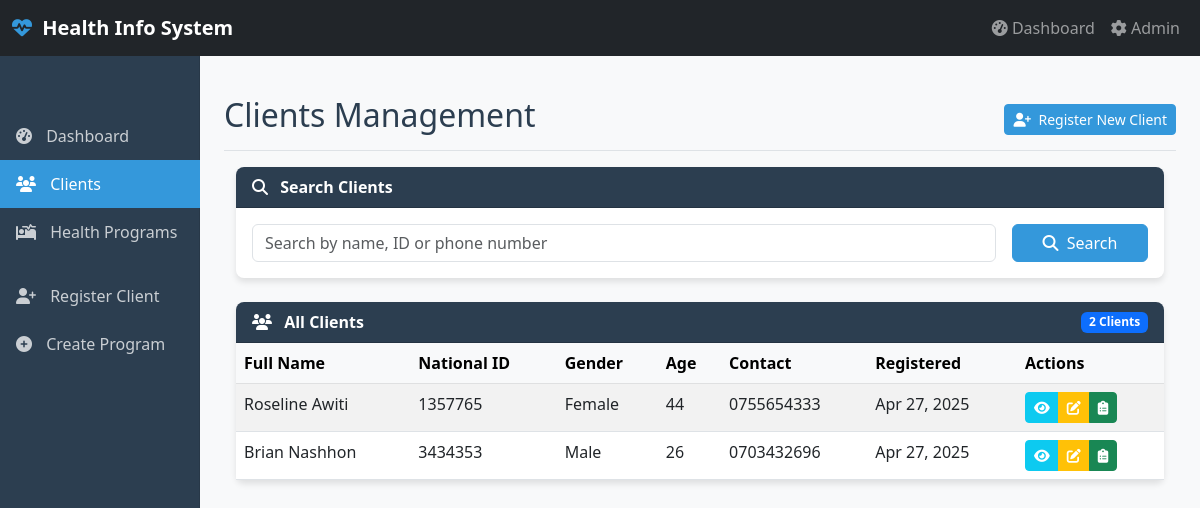
Before: /clients/ with the older database file.
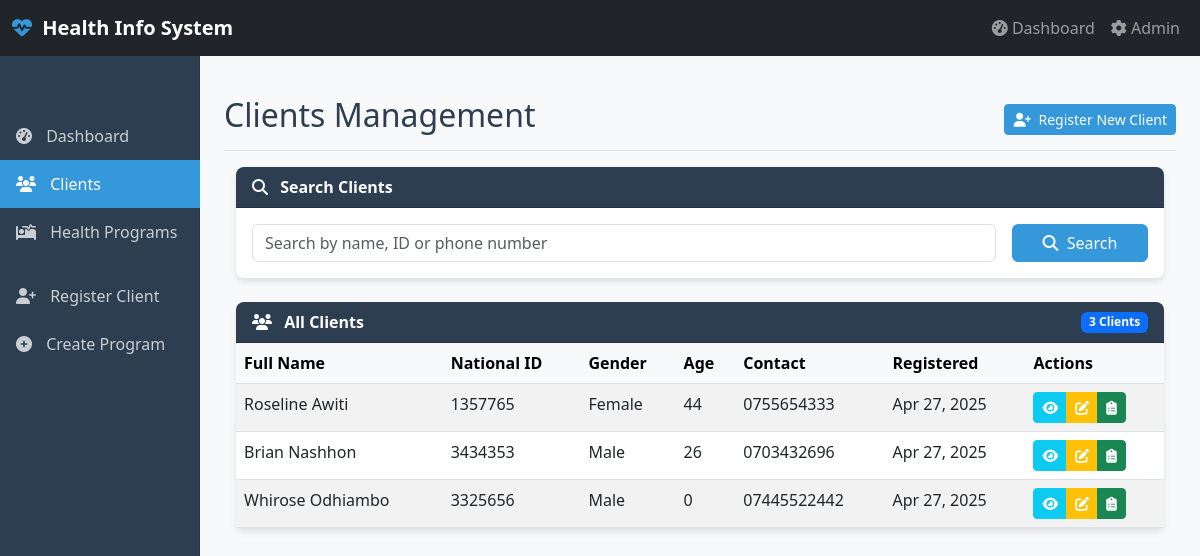
After: the same page with the newer database file.
### core/models.py (models this page shows, shortened)
class Client(models.Model):
    GENDER_CHOICES = [
        ('M', 'Male'),
        ('F', 'Female'),
        ('O', 'Other'),
    ]
    id = models.UUIDField(primary_key=True, default=uuid.uuid4, editable=False)
    first_name = models.CharField(max_length=100)
    last_name = models.CharField(max_length=100)
    date_of_birth = models.DateField()
    gender = models.CharField(max_length=1, choices=GENDER_CHOICES)
    phone_number = models.CharField(max_length=20, blank=True)
    email = models.EmailField(blank=True)
    address = models.TextField(blank=True)
    national_id = models.CharField(max_length=50, blank=True, unique=True)
    programs = models.ManyToManyField(HealthProgram, through='Enrollment')
    created_at = models.DateTimeField(auto_now_add=True)
    updated_at = models.DateTimeField(auto_now=True)
    class Meta:
        ordering = ['last_name', 'first_name']
    @property
    def full_name(self):
        return f"{self.first_name} {self.last_name}"
    @property
    def age(self):
        today = timezone.now().date()
        return today.year - self.date_of_birth.year - (
            (today.month, today.day) < (self.date_of_birth.month, self.date_of_birth.day)
        )

### core/views.py (the view, shortened to what this page needs)
# urls.py: path('clients/', views.client_list, name='client_list'),
def client_list(request):
    form = ClientSearchForm(request.GET)
    clients = Client.objects.all()
    context = {'clients': clients, 'form': form}
    return render(request, 'client/list.html', context)

### core/forms.py
class ClientSearchForm(forms.Form):
    search = forms.CharField(
        max_length=100,
        required=False,
        widget=forms.TextInput(attrs={
            'class': 'form-control search-input',
            'placeholder': 'Search by name, ID or phone number',
            'aria-label': 'Search'
        })
    )

### core/templates/client/list.html (shortened to what this page needs)
{% extends 'base.html' %}
{% block page_header %}Clients Management{% endblock %}
{% block page_actions %}
<div class="btn-group">
    <a href="{% url 'client_create' %}" class="btn btn-sm btn-primary">
        <i class="fas fa-user-plus me-1"></i> Register New Client
    </a>
</div>
{% endblock %}
{% block content %}
<div class="card mb-4" data-aos="fade-up">
    <div class="card-header">
        <i class="fas fa-search me-2"></i> Search Clients
    </div>
    <div class="card-body">
        <form method="get" action="{% url 'client_list' %}" class="row g-3">
            <div class="col-md-10">
                {{ form.search }}
            </div>
            <div class="col-md-2">
                <button type="submit" class="btn btn-primary w-100">
                    <i class="fas fa-search me-1"></i> Search
                </button>
            </div>
        </form>
    </div>
</div>
<div class="card" data-aos="fade-up" data-aos-delay="100">
    <div class="card-header">
        <div class="d-flex justify-content-between align-items-center">
            <span><i class="fas fa-users me-2"></i> All Clients</span>
            <span class="badge bg-primary">{{ clients.count }} Clients</span>
        </div>
    </div>
    <div class="card-body p-0">
        <div class="table-responsive">
            <table class="table table-hover table-striped mb-0">
                <thead class="table-light">
                    <tr>
                        <th>Full Name</th>
                        <th>National ID</th>
                        <th>Gender</th>
                        <th>Age</th>
                        <th>Contact</th>
                        <th>Registered</th>
                        <th>Actions</th>
                    </tr>
                </thead>
                <tbody>
                    {% for client in clients %}
                    <tr class="client-row" data-aos="fade-right" data-aos-delay="{{ forloop.counter|add:100 }}">
                        <td>{{ client.full_name }}</td>
                        <td>{{ client.national_id }}</td>
                        <td>{{ client.get_gender_display }}</td>
                        <td>{{ client.age }}</td>
                        <td>{{ client.phone_number }}</td>
                        <td>{{ client.created_at|date:"M d, Y" }}</td>
                        <td>
                            <div class="btn-group">
                                <a href="{% url 'client_detail' pk=client.id %}" class="btn btn-sm btn-info text-white" title="View Details">
                                    <i class="fas fa-eye"></i>
                                </a>
                                <a href="{% url 'client_update' pk=client.id %}" class="btn btn-sm btn-warning text-white" title="Edit Client">
                                    <i class="fas fa-edit"></i>
                                </a>
                                <a href="{% url 'enroll_client' client_id=client.id %}" class="btn btn-sm btn-success" title="Enroll in Program">
                                    <i class="fas fa-clipboard-list"></i>
                                </a>
                            </div>
                        </td>
                    </tr>
                    {% endfor %}
                </tbody>
            </table>
        </div>
    </div>
</div>
{% endblock %}

### core/templates/base.html (shortened to what this page needs)
<!DOCTYPE html>
<html lang="en">
<head>
    <link href="https://cdn.jsdelivr.net/npm/bootstrap@5.3.0-alpha1/dist/css/bootstrap.min.css" rel="stylesheet">
    <link rel="stylesheet" href="https://cdnjs.cloudflare.com/ajax/libs/font-awesome/6.1.1/css/all.min.css">
    <link href="https://unpkg.com/aos@2.3.1/dist/aos.css" rel="stylesheet">
</head>
<body>
    <nav class="navbar navbar-expand-md navbar-dark bg-dark fixed-top">
        <div class="container-fluid">
            <a class="navbar-brand" href="{% url 'dashboard' %}">
                <i class="fas fa-heartbeat"></i> Health Info System
            </a>
            <div class="collapse navbar-collapse" id="navbarCollapse">
                <ul class="navbar-nav ms-auto mb-2 mb-md-0">
                    <li class="nav-item">
                        <a class="nav-link {% if request.path == '/' %}active{% endif %}" href="{% url 'dashboard' %}">
                            <i class="fas fa-tachometer-alt"></i> Dashboard
                        </a>
                    </li>
                    <li class="nav-item">
                        <a class="nav-link" href="/admin/" target="_blank">
                            <i class="fas fa-cog"></i> Admin
                        </a>
                    </li>
                </ul>
            </div>
        </div>
    </nav>
    <div class="container-fluid">
        <div class="row">
            <nav id="sidebar" class="col-md-3 col-lg-2 d-md-block sidebar collapse">
                <div class="sidebar-sticky">
                    <ul class="nav flex-column">
                        <li class="nav-item">
                            <a class="nav-link {% if request.path == '/' %}active{% endif %}" href="{% url 'dashboard' %}">
                                <i class="fas fa-tachometer-alt"></i> Dashboard
                            </a>
                        </li>
                        <li class="nav-item">
                            <a class="nav-link {% if '/clients/' in request.path %}active{% endif %}" href="{% url 'client_list' %}">
                                <i class="fas fa-users"></i> Clients
                            </a>
                        </li>
                        <li class="nav-item">
                            <a class="nav-link {% if '/programs/' in request.path %}active{% endif %}" href="{% url 'program_list' %}">
                                <i class="fas fa-procedures"></i> Health Programs
                            </a>
                        </li>
                        <li class="nav-item">
                            <a class="nav-link" href="{% url 'client_create' %}">
                                <i class="fas fa-user-plus"></i> Register Client
                            </a>
                        </li>
                        <li class="nav-item">
                            <a class="nav-link" href="{% url 'program_create' %}">
                                <i class="fas fa-plus-circle"></i> Create Program
                            </a>
                        </li>
                    </ul>
                </div>
            </nav>
            <main class="col-md-9 ms-sm-auto col-lg-10 px-md-4 content">
                <div class="d-flex justify-content-between flex-wrap flex-md-nowrap align-items-center pt-3 pb-2 mb-3 border-bottom" data-aos="fade-right">
                    <h1 class="h2">{% block page_header %}Dashboard{% endblock %}</h1>
                    <div class="btn-toolbar mb-2 mb-md-0">
                        {% block page_actions %}{% endblock %}
                    </div>
                </div>
                <div class="container-fluid" data-aos="fade-up">
                    {% block content %}{% endblock %}
                </div>
            </main>
        </div>
    </div>
</body>
</html>

### core/templates/base.html (style rules this page uses)
:root { --primary: #2c3e50; --secondary: #3498db; --accent: #e74c3c; --light: #ecf0f1; --dark: #2c3e50; }
body { font-family: 'Segoe UI', Tahoma, Geneva, Verdana, sans-serif; background-color: #f8f9fa; color: var(--dark); padding-top: 60px; }
.sidebar { position: fixed; top: 56px; bottom: 0; left: 0; z-index: 100; padding: 48px 0 0; box-shadow: inset -1px 0 0 rgba(0, 0, 0, .1); background-color: var(--primary); color: white; }
.sidebar-sticky { position: relative; top: 0; height: calc(100vh - 48px); padding-top: .5rem; overflow-x: hidden; overflow-y: auto; }
.sidebar .nav-link { color: rgba(255, 255, 255, .75); padding: .75rem 1rem; transition: all 0.3s ease; }
.sidebar .nav-link.active { color: white; background-color: var(--secondary); }
.sidebar .nav-link i { margin-right: 10px; }
.content { margin-left: 240px; padding: 20px; transition: all 0.3s ease; }
.navbar-brand { font-weight: 700; }
.navbar-brand i { color: var(--secondary); margin-right: 5px; }
.card { border-radius: 8px; border: none; box-shadow: 0 4px 6px rgba(0, 0, 0, 0.1); margin-bottom: 20px; transition: transform 0.3s ease; }
.card-header { background-color: var(--primary); color: white; border-radius: 8px 8px 0 0 !important; font-weight: 600; }
.btn-primary { background-color: var(--secondary); border-color: var(--secondary); }
.slide-up { animation: slideUp 0.5s ease-out; }

Changed rows visible on the page:
added Client: full_name "Whirose Odhiambo", national_id "3325656", gender "Male", age "0", phone_number "07445522442", created_at "Apr 27, 2025"
Other visible differences:
{{ clients.count }}: "2" → "3"
